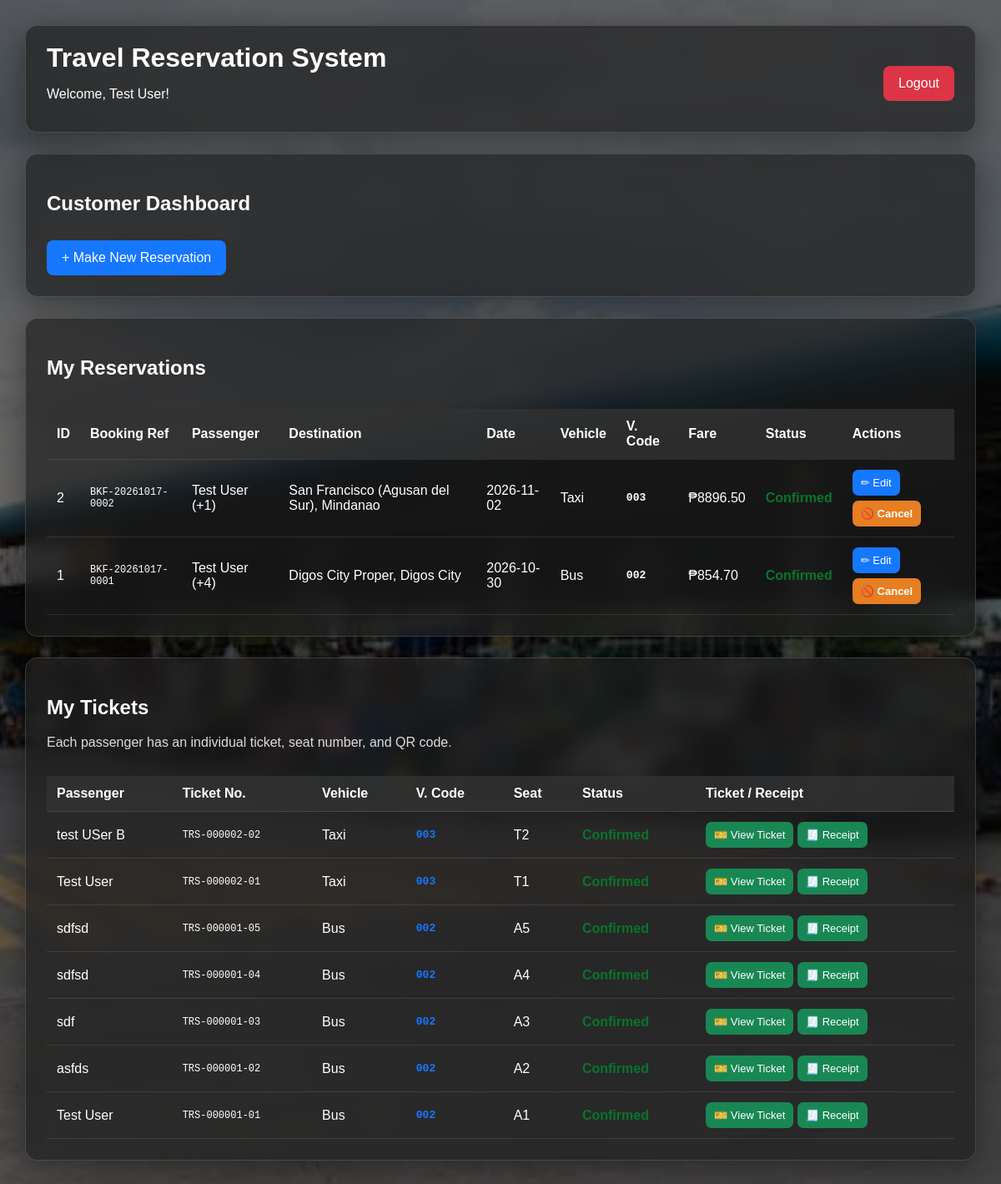
The app's page /dashboard (signed in), older data.
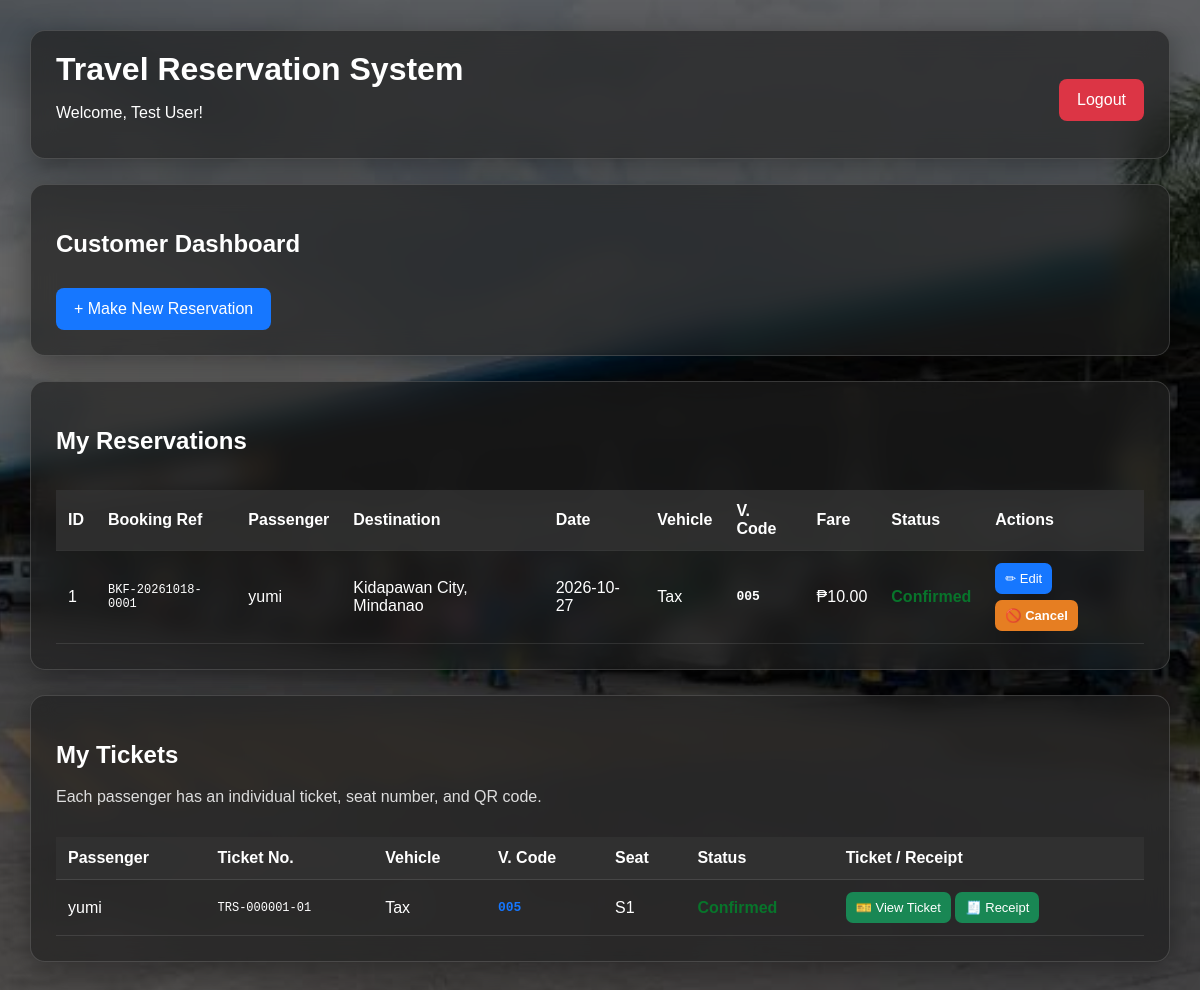
The same page, newer data.
### tables this page shows
CREATE TABLE reservations (
            reservation_id INTEGER PRIMARY KEY AUTOINCREMENT,
            user_id INTEGER NOT NULL,
            passenger_name TEXT NOT NULL,
            contact TEXT NOT NULL,
            starting_location TEXT NOT NULL,
            origin TEXT NOT NULL,
            destination TEXT NOT NULL,
            travel_date TEXT NOT NULL,
            travel_time TEXT NOT NULL,
            vehicle TEXT NOT NULL,
            passengers INTEGER NOT NULL,
            distance REAL DEFAULT 0,
            fare REAL DEFAULT 0,
            status TEXT DEFAULT 'Pending', seat_number TEXT DEFAULT '', ticket_number TEXT DEFAULT '', booking_type
            TEXT DEFAULT 'Ride Reservation', passenger_names TEXT, booking_reference TEXT, vehicle_code TEXT,
            FOREIGN KEY (user_id) REFERENCES users(user_id)
        );

CREATE TABLE tickets (
            ticket_id INTEGER PRIMARY KEY AUTOINCREMENT,
            reservation_id INTEGER NOT NULL,
            user_id INTEGER NOT NULL,
            passenger_name TEXT NOT NULL,
            contact TEXT NOT NULL,
            starting_location TEXT NOT NULL,
            origin TEXT NOT NULL,
            destination TEXT NOT NULL,
            travel_date TEXT NOT NULL,
            travel_time TEXT NOT NULL,
            vehicle TEXT NOT NULL,
            seat_number TEXT NOT NULL,
            fare REAL DEFAULT 0,
            status TEXT DEFAULT 'Pending',
            booking_type TEXT,
            passengers INTEGER DEFAULT 1,
            ticket_number TEXT UNIQUE NOT NULL, vehicle_code TEXT,
            FOREIGN KEY (reservation_id)
                REFERENCES reservations(reservation_id),
            FOREIGN KEY (user_id)
                REFERENCES users(user_id)
        );

### TravelReservationSystem/app.py (the view)
@app.route("/dashboard")
def dashboard():
    if "user_id" not in session:
        return redirect(url_for("login"))
    if session.get("username") == "admin":
        return redirect(url_for("admin_dashboard"))
    conn = get_db()
    reservations = conn.execute(
        """
        SELECT *
        FROM reservations
        WHERE user_id = ?
        ORDER BY reservation_id DESC
        """,
        (session["user_id"],)
    ).fetchall()
    tickets = conn.execute(
        """
        SELECT *
        FROM tickets
        WHERE user_id = ?
        ORDER BY ticket_id DESC
        """,
        (session["user_id"],)
    ).fetchall()
    conn.close()
    return render_template(
        "dashboard.html",
        full_name=session["full_name"],
        reservations=reservations,
        tickets=tickets
    )

### TravelReservationSystem/app.py (called while the page is built)
def get_db():
    conn = sqlite3.connect(DATABASE, timeout=30)
    conn.row_factory = sqlite3.Row
    return conn

### TravelReservationSystem/templates/dashboard.html (shortened to what this page needs)
<!DOCTYPE html>
<html>
<head>
    <link rel="stylesheet" href="{{ url_for('static', filename='css/style.css') }}">
</head>
<body>
<div class="dashboard">
    <div class="dashboard-header">
        <div>
            <h1>Travel Reservation System</h1>
            <p>Welcome, {{ full_name }}!</p>
        </div>
        <a class="logout-btn" href="{{ url_for('logout') }}">Logout</a>
    </div>
    <div class="dashboard-card">
        <h2>Customer Dashboard</h2>
        <a class="main-btn" href="{{ url_for('reservation') }}">+ Make New Reservation</a>
    </div>
    <div class="dashboard-card">
        <h2>My Reservations</h2>
        <div class="table-container">
            <table>
                <thead>
                    <tr>
                        <th>ID</th><th>Booking Ref</th><th>Passenger</th><th>Destination</th><th>Date</th>
                        <th>Vehicle</th><th>V. Code</th><th>Fare</th><th>Status</th><th>Actions</th>
                    </tr>
                </thead>
                <tbody>
                {% for r in reservations %}
                    <tr>
                        <td>{{ r['reservation_id'] }}</td>
                        <td style="font-family:monospace;font-size:12px">{{ r['booking_reference'] or '—' }}</td>
                        <td>{{ r['passenger_name'] }}{% if r['passengers']|int > 1 %} (+{{ r['passengers']|int - 1 }}){% endif %}</td>
                        <td>{{ r['destination'] }}</td>
                        <td>{{ r['travel_date'] }}</td>
                        <td>{{ r['vehicle'] }}</td>
                        <td style="font-family:monospace;font-weight:700">{{ r['vehicle_code'] or '—' }}</td>
                        <td>₱{{ '%.2f'|format(r['fare']|float) }}</td>
                        <td class="status {{ r['status']|lower }}">{{ r['status'] }}</td>
                        <td>
                            <div class="action-row">
                                {% if r['status'] not in ['Cancelled', 'Completed'] %}
                                    <a class="action-btn edit" href="{{ url_for('edit_reservation', reservation_id=r['reservation_id']) }}">✏ Edit</a>
                                    <form class="action-form" method="POST" action="{{ url_for('cancel_reservation', reservation_id=r['reservation_id']) }}" onsubmit="return confirm('Cancel this reservation?');">
                                        <button class="action-btn cancel" type="submit">🚫 Cancel</button>
                                    </form>
                                {% endif %}
                            </div>
                        </td>
                    </tr>
                {% else %}
                    <tr><td colspan="10">No reservations yet.</td></tr>
                {% endfor %}
                </tbody>
            </table>
        </div>
    </div>
    <div class="dashboard-card">
        <h2>My Tickets</h2>
        <p>Each passenger has an individual ticket, seat number, and QR code.</p>
        <div class="table-container">
            <table>
                <thead>
                    <tr><th>Passenger</th><th>Ticket No.</th><th>Vehicle</th><th>V. Code</th><th>Seat</th><th>Status</th><th>Ticket / Receipt</th></tr>
                </thead>
                <tbody>
                {% for t in tickets %}
                    <tr>
                        <td>{{ t['passenger_name'] }}</td>
                        <td style="font-family:monospace;font-size:12px">{{ t['ticket_number'] }}</td>
                        <td>{{ t['vehicle'] }}</td>
                        <td style="font-family:monospace;font-weight:700;color:#1677ff">{{ t['vehicle_code'] or '—' }}</td>
                        <td>{{ t['seat_number'] }}</td>
                        <td class="status {{ t['status']|lower }}">{{ t['status'] }}</td>
                        <td><a class="action-btn ticket" href="{{ url_for('view_ticket', ticket_number=t['ticket_number']) }}">🎫 View Ticket</a> <a class="action-btn ticket" href="{{ url_for('view_receipt', ticket_number=t['ticket_number']) }}">🧾 Receipt</a></td>
                    </tr>
                {% else %}
                    <tr><td colspan="6">No tickets yet.</td></tr>
                {% endfor %}
                </tbody>
            </table>
        </div>
    </div>
</div>
</body>
</html>

### TravelReservationSystem/static/css/style.css (style rules this page uses)
* { box-sizing: border-box; }
body { margin: 0; font-family: Arial, sans-serif; min-height: 100vh; background: linear-gradient( rgba(0, 0, 0, 0.60), rgba(0, 0, 0, 0.60) ), url("/static/assets/Background.jpg") center center / cover no-repeat fixed; }
h1 { text-align: center; margin-bottom: 8px; }
button { width: 100%; padding: 13px; margin-top: 22px; border: none; border-radius: 8px; background: #1677ff; color: white; font-size: 16px; font-weight: bold; cursor: pointer; }
a { color: #4da6ff; text-decoration: none; }
.dashboard { min-height: 100vh; padding: 30px; color: #ffffff; }
.dashboard-header, .dashboard-card { background: rgba(30, 30, 30, 0.65); backdrop-filter: blur(12px); -webkit-backdrop-filter: blur(12px); border: 1px solid rgba(255, 255, 255, 0.15); color: #ffffff; padding: 25px; border-radius: 15px; margin-bottom: 25px; box-shadow: 0 8px 32px 0 rgba(0, 0, 0, 0.37); }
.dashboard-header { display: flex; justify-content: space-between; align-items: center; padding: 20px 25px; }
.dashboard-header h1 { text-align: left; margin: 0; }
.dashboard-card p, .dashboard-card span, .dashboard-card div { color: #ddd; }
.main-btn, .logout-btn { display: inline-block; padding: 12px 18px; border-radius: 8px; background: #1677ff; color: white; text-decoration: none; margin-top: 10px; }
.logout-btn { background: #dc3545; }
.table-container { overflow-x: auto; }
table { width: 100%; border-collapse: collapse; margin-top: 15px; color: #fff; }
th, td { padding: 12px; border-bottom: 1px solid rgba(255, 255, 255, 0.1); text-align: left; }
th { background: rgba(50, 50, 50, 0.8); color: #fff; }

### TravelReservationSystem/templates/dashboard.html (style rules this page uses)
.action-row { display:flex; flex-wrap:wrap; gap:6px; }
.action-btn { display:inline-block; padding:8px 10px; border-radius:7px; color:#fff; text-decoration:none; border:0; cursor:pointer; font-size:13px; margin:0; width:auto; }
.edit { background:#1677ff; }
.cancel { background:#e67e22; }
.ticket { background:#198754; }
.action-form { display:inline; }
.status { font-weight:bold; }
.confirmed { color:#08752b; }

Row changes from the older to the newer data that the page shows:
removed reservations: reservation_id "2", booking_reference "BKF-20261017-0002", passenger_name "Test User", r['passengers']|int-1 "1", destination "San Francisco (Agusan del Sur), Mindanao", travel_date "2026-11-02", vehicle "Taxi", vehicle_code "003", fare "8896.50", status "Confirmed"
removed tickets: passenger_name "test USer B", ticket_number "TRS-000002-02", vehicle "Taxi", vehicle_code "003", seat_number "T2", status "Confirmed"
removed tickets: passenger_name "Test User", ticket_number "TRS-000002-01", vehicle "Taxi", vehicle_code "003", seat_number "T1", status "Confirmed"
removed tickets: passenger_name "sdfsd", ticket_number "TRS-000001-05", vehicle "Bus", vehicle_code "002", seat_number "A5", status "Confirmed"
removed tickets: passenger_name "sdfsd", ticket_number "TRS-000001-04", vehicle "Bus", vehicle_code "002", seat_number "A4", status "Confirmed"
removed tickets: passenger_name "sdf", ticket_number "TRS-000001-03", vehicle "Bus", vehicle_code "002", seat_number "A3", status "Confirmed"
removed tickets: passenger_name "asfds", ticket_number "TRS-000001-02", vehicle "Bus", vehicle_code "002", seat_number "A2", status "Confirmed"
removed tickets: passenger_name "Test User", ticket_number "TRS-000001-01", vehicle "Bus", vehicle_code "002", seat_number "A1", status "Confirmed"
changed reservations "Confirmed": booking_reference "BKF-20261017-0001" → "BKF-20261018-0001"; passenger_name "Test User" → "yumi"; destination "Digos City Proper, Digos City" → "Kidapawan City, Mindanao"; travel_date "2026-10-30" → "2026-10-27"; vehicle "Bus" → "Tax"; vehicle_code "002" → "005"; fare "854.70" → "10.00"; r['passengers']|int-1 "4" → (not shown)
added tickets: passenger_name "yumi", ticket_number "TRS-000001-01", vehicle "Tax", vehicle_code "005", seat_number "S1", status "Confirmed"
